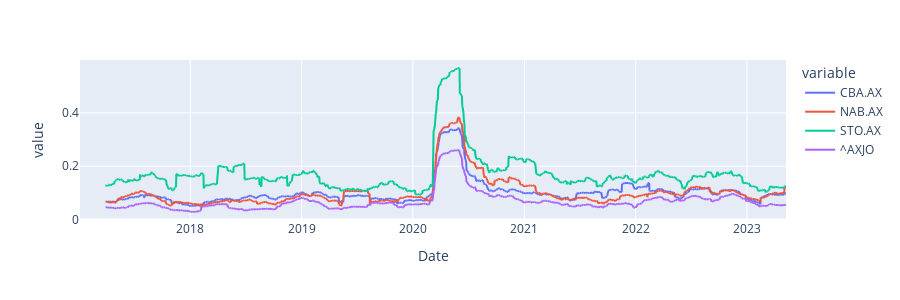

The code cell stored with this chart in its notebook:
### Code cell
TRADE_DAYS = 60
volatility = log_rtns.rolling(window=TRADE_DAYS).std()*np.sqrt(TRADE_DAYS)
volatility.plot().update_layout(autosize=False, width=900, height=300)

### Figure 1 — Plotly figure (JSON) as saved in the notebook; plotly's stock layout.template omitted (floating-point values rounded to 4 significant figures; data arrays with more than 128 entries replaced by an {"elided": "..."} marker saying what was removed)
{"data": [{"hovertemplate": "variable=CBA.AX<br>Date=%{x}<br>value=%{y}<extra></extra>", "legendgroup": "CBA.AX", "line": {"color": "#636efa", "dash": "solid"}, "marker": {"symbol": "circle"}, "mode": "lines", "name": "CBA.AX", "showlegend": true, "x": {"elided": "1600 str values"}, "xaxis": "x", "y": {"elided": "1600 float values"}, "yaxis": "y", "type": "scattergl"}, {"hovertemplate": "variable=NAB.AX<br>Date=%{x}<br>value=%{y}<extra></extra>", "legendgroup": "NAB.AX", "line": {"color": "#EF553B", "dash": "solid"}, "marker": {"symbol": "circle"}, "mode": "lines", "name": "NAB.AX", "showlegend": true, "x": {"elided": "1600 str values"}, "xaxis": "x", "y": {"elided": "1600 float values"}, "yaxis": "y", "type": "scattergl"}, {"hovertemplate": "variable=STO.AX<br>Date=%{x}<br>value=%{y}<extra></extra>", "legendgroup": "STO.AX", "line": {"color": "#00cc96", "dash": "solid"}, "marker": {"symbol": "circle"}, "mode": "lines", "name": "STO.AX", "showlegend": true, "x": {"elided": "1600 str values"}, "xaxis": "x", "y": {"elided": "1600 float values"}, "yaxis": "y", "type": "scattergl"}, {"hovertemplate": "variable=^AXJO<br>Date=%{x}<br>value=%{y}<extra></extra>", "legendgroup": "^AXJO", "line": {"color": "#ab63fa", "dash": "solid"}, "marker": {"symbol": "circle"}, "mode": "lines", "name": "^AXJO", "showlegend": true, "x": {"elided": "1600 str values"}, "xaxis": "x", "y": {"elided": "1600 float values"}, "yaxis": "y", "type": "scattergl"}], "layout": {"xaxis": {"anchor": "y", "domain": [0, 1], "title": {"text": "Date"}, "type": "date", "range": ["2017-01-04", "2023-05-09"], "autorange": true}, "yaxis": {"anchor": "x", "domain": [0, 1], "title": {"text": "value"}, "type": "linear", "range": [-0.002079, 0.5987], "autorange": true}, "legend": {"title": {"text": "variable"}, "tracegroupgap": 0}, "margin": {"t": 60}, "autosize": false, "width": 900, "height": 300}}
